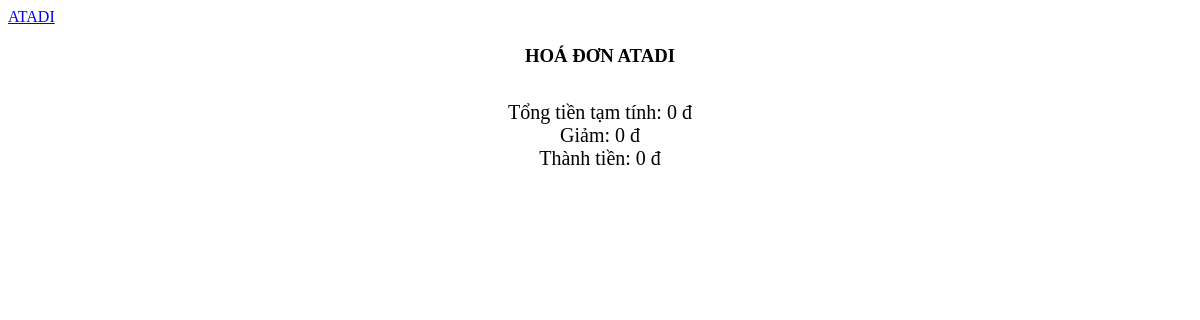
The app's page /chitiethoadon.php?hdid=15, older data.
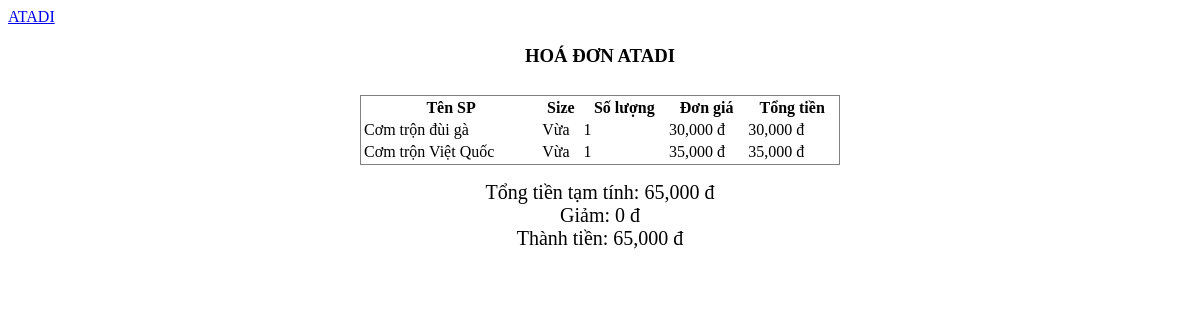
The same page, newer data.
### tables this page shows
CREATE TABLE `chitiethoadon` (
  `MAHOADON` int NOT NULL,
  `MASP` varchar(10) NOT NULL,
  `MASIZE` varchar(5) NOT NULL,
  `SOLUONGSP` int DEFAULT NULL,
  `DOCAY` varchar(20) DEFAULT NULL,
  `DONGIABAN` int DEFAULT NULL,
  `TONGTIEN` int NOT NULL
);

CREATE TABLE `sanpham` (
  `MASP` varchar(10) NOT NULL,
  `MALOAI` varchar(10) NOT NULL,
  `TENSP` varchar(100) DEFAULT NULL,
  `MOTA` varchar(300) DEFAULT NULL,
  `LINKANH` varchar(200) DEFAULT NULL
);

### chitiethoadon.php (the view, shortened to what this page needs)
<a href="index.php">ATADI</a>
<div class="bill">
    <h3>HOÁ ĐƠN ATADI</h3>
    <?php
        require 'connect.php';
        $sql = "SELECT ct.*, sp.* FROM hoadon hd
                join chitiethoadon ct on ct.MAHOADON = hd.MAHOADON
                join sanpham sp on sp.MASP = ct.MASP
                where hd.MAHOADON = {$_GET['hdid']}";
        $result = $conn->query($sql);
        if ($result->num_rows > 0) {
            $result = $conn->query($sql);
            $result_all = $result -> fetch_all(MYSQLI_ASSOC);
            echo '<table style="margin-top: 10px !important; min-width: 30rem; border: 1px solid grey;">';
            echo '<tr><th>Tên SP</th><th>Size</th><th>Số lượng</th><th>Đơn giá</th><th>Tổng tiền</th></tr>';
            $tamtinh = 0;
            foreach ($result_all as $row) {
                    echo '<tr>';
                    echo '<td>' . $row['TENSP'] . '</td>';
                    echo '<td>' . $row['MASIZE'] . '</td>';
                    echo '<td>' . $row['SOLUONGSP'] . '</td>';
                    echo '<td>' . number_format($row['DONGIABAN']) . ' đ</td>';
                    echo '<td>' . number_format($row['DONGIABAN']*$row['SOLUONGSP']) . ' đ</td>';
                    echo '</tr>';
                    $tamtinh += ($row['DONGIABAN']*$row['SOLUONGSP']);
            }
                echo '</table>';
        }
        $giam = 0;
        $tt = $tamtinh - $giam;
    ?>
    <div style="margin-top: 1rem; font-size: 20px;">
        Tổng tiền tạm tính: <?php echo number_format($tamtinh) ?> đ <br>
        Giảm: <?php echo number_format($giam) ?> đ <br>
        Thành tiền: <?php echo number_format($tt) ?> đ <br>
    </div>
</div>

Row changes from the older to the newer data that the page shows:
added chitiethoadon: sanpham.TENSP "Cơm trộn đùi gà", MASIZE "Vừa", SOLUONGSP "1", DONGIABAN "30,000", $row['DONGIABAN']*$row['SOLUONGSP'] "30,000"
added chitiethoadon: sanpham.TENSP "Cơm trộn Việt Quốc", MASIZE "Vừa", SOLUONGSP "1", DONGIABAN "35,000", $row['DONGIABAN']*$row['SOLUONGSP'] "35,000"
Text that changed along with them:
$tamtinh: "0" → "65,000"
$tt: "0" → "65,000"
text now shown: "Tên SP Size Số lượng Đơn giá Tổng tiền"
